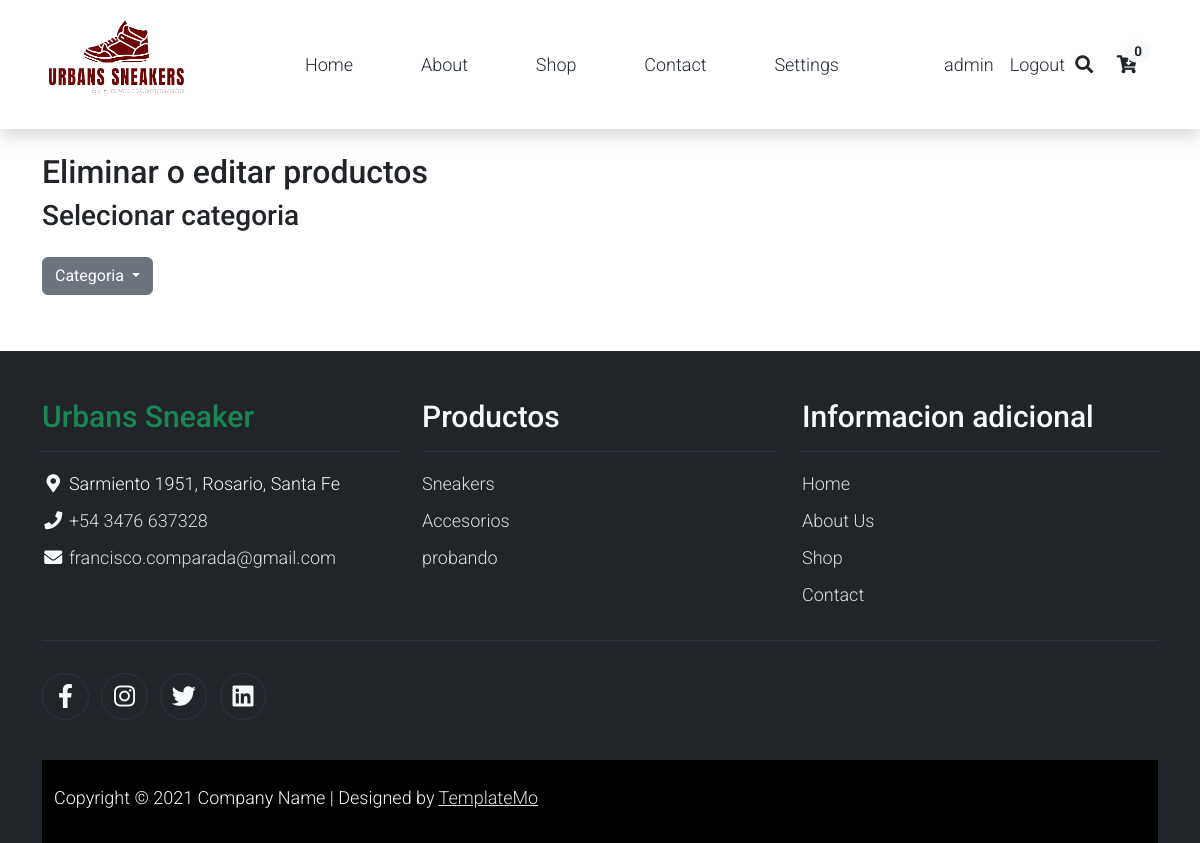
The app's page /Productos/select_category/ (signed in) with its own data.
### Productos/models.py (models this page shows, shortened)
class Category(models.Model):
    category=models.CharField(max_length=75)

### Productos/views.py (the view)
# urls.py: path('select_category/', select_category, name='select_category'),
@login_required
def select_category(request):
    if request.user.is_superuser:
        return render (request, 'Productos/select_category.html')

### Cart/context_processors.py (called while the page is built)
def total_cart_amount(request):
    total=0
    if request.user.is_authenticated:
        if 'cart' in request.session:
            for key,value in request.session['cart'].items():
                total = total +(float(value['price']))
    return{'total_cart_amount':total}

def total_product(request):
    total=0
    if request.user.is_authenticated:
        if 'cart' in request.session:
            for key,value in request.session['cart'].items():
                total = total +(int(value['cant']))
    return{'total_product':total}

### Productos/context_processors.py (called while the page is built)
def id_category(request):
    id_category=Category.objects.all()
    return{
        'id_category':id_category,
    }

def id_sub_category(request):
    id_sub_category=Sub_Category.objects.all()
    return{
        'id_sub_category':id_sub_category,
    }

def id_product(request):
    id_product=Product.objects.all()
    return{
        'id_product':id_product,
    }

### templates/Productos/select_category.html (shortened to what this page needs)
<!DOCTYPE html>
<html lang="en">
    {% extends 'General/index.html' %}
    {% block base %}
    {% load static %}
    <div class="container py-4">
        <div class="row"> <ul class="list-unstyled templatemo-accordion">
            <li class="pb-3">
                <h2>Eliminar o editar productos </h2>
                <h3>Selecionar categoria</h3>
                <li> <div class="dropdown">
                    <button class="btn btn-secondary dropdown-toggle" type="button" id="dropdownMenuButton1" data-bs-toggle="dropdown" aria-expanded="false">
                      Categoria
                    </button>
                  </div> </li>
            </li>
        </div>
    </div>
{% endblock %}

### templates/General/index.html (shortened to what this page needs)
{% load bootstrap5 %}
{% load static %}
<!DOCTYPE html>
<html lang="en">
<head>
    <link rel="stylesheet" href='{% static "css/bootstrap.min.css" %}'>
    <link rel="stylesheet" href='{% static "css/templatemo.css" %}'>
    <link rel="stylesheet" href='{% static "css/custom.css" %}'>
    <link rel="stylesheet" href='{% static "css/fontawesome.min.css" %}'>
    <link href="https://cdn.jsdelivr.net/npm/bootstrap@5.2.0/dist/css/bootstrap.min.css" rel="stylesheet">
</head>
<body>
    <nav class="navbar navbar-expand-lg navbar-light shadow">
        <div class="container d-flex justify-content-between align-items-center">
            <a class="navbar-brand text-success logo h1 align-self-center" href="/">
                <img src='{% static "img/favicon.ico" %}' alt="logoempresa" width="150" height="95">
            </a>
            <div class="align-self-center collapse navbar-collapse flex-fill  d-lg-flex justify-content-lg-between" id="templatemo_main_nav">
                <div class="flex-fill">
                    <ul class="nav navbar-nav d-flex justify-content-between mx-lg-auto">
                        <li class="nav-item">
                            <a class="nav-link" href="/">Home</a>
                        </li>
                        <li class="nav-item">
                            <a class="nav-link" href="#">About</a>
                        </li>
                        <li class="nav-item">
                            <a class="nav-link" href="/shop/">Shop</a>
                        </li>
                        <li class="nav-item">
                            <a class="nav-link" href="#"> Contact </a>
                        </li>
                        {% if request.user.is_authenticated %}
                        {% if request.user.is_superuser %}
                        <li class="nav-item">
                            <a class="nav-link" href="/setting/">Settings</a>
                        </li>
                        {% endif %}
                        {% endif %}
                    </ul>
                </div>
                <div class="navbar align-self-center d-flex">
                    <ul class="nav navbar-nav d-flex justify-content-between mx-lg-auto">
                        {% if request.user.is_authenticated %}
                            {% if request.user.profile.image.url %}
                                <li class="nav-item">
                                    <a class="nav-link" href="#">
                                        <img width="45" height="45" src= '{{ request.user.profile.image.url }}' alt='imagen de {{ request.user.username }}'>{{ request.user.username }} </a>
                                </li>
                            {% else %}
                                <li class="nav-item">
                                    <a class="nav-link" href="#"> {{ request.user.username }} </a>
                                </li>
                            {% endif %}
                            <li class="nav-item">
                                <a class="nav-link" href="/users/logout/">Logout  </a>
                            </li>
                {% endif %}
                <div class="navbar align-self-center d-flex">
                    <a class="nav-icon d-none d-lg-inline" href="#" data-bs-toggle="modal" data-bs-target="#templatemo_search">
                        <i class="fa fa-fw fa-search text-dark mr-2"></i>
                    </a>
                    {% if request.user.is_authenticated %}
                    <a class="nav-icon position-relative text-decoration-none" href="/Cart/cart/">
                        <i class="fa fa-fw fa-cart-arrow-down text-dark mr-1"></i>
                        <span class="position-absolute top-0 left-100 translate-middle badge rounded-pill bg-light text-dark">{{total_product}}</span>
                    </a>
                    {% endif %}
                </div>
            </div>
        </div>
    </nav>
    {% block base %}{% endblock %}
    <footer class="bg-dark" id="tempaltemo_footer">
        <div class="container">
            <div class="row">
                <div class="col-md-4 pt-5">
                    <h2 class="h2 text-success border-bottom pb-3 border-light logo">Urbans Sneaker</h2>
                    <ul class="list-unstyled text-light footer-link-list">
                        <li>
                            <i class="fas fa-map-marker-alt fa-fw"></i>
                            Sarmiento 1951, Rosario, Santa Fe
                        </li>
                        <li>
                            <i class="fa fa-phone fa-fw"></i>
                            <a class="text-decoration-none" href="tel:010-020-0340">+54 3476 637328</a>
                        </li>
                        <li>
                            <i class="fa fa-envelope fa-fw"></i>
                            <a class="text-decoration-none" href="mailto:info@company.com">francisco.comparada@gmail.com</a>
                        </li>
                    </ul>
                </div>
                <div class="col-md-4 pt-5">
                    <h2 class="h2 text-light border-bottom pb-3 border-light">Productos</h2>
                    <ul class="list-unstyled text-light footer-link-list">
                        {% if id_category %}
                        {% for categoria in id_category %}
                        <li><a class="text-decoration-none" href="/Productos/Shop_Category/{{categoria.id}}">{{categoria.category}}</a></li>
                        {% endfor %}
                        {% endif %}
                    </ul>
                </div>
                <div class="col-md-4 pt-5">
                    <h2 class="h2 text-light border-bottom pb-3 border-light">Informacion adicional</h2>
                    <ul class="list-unstyled text-light footer-link-list">
                        <li><a class="text-decoration-none" href="/">Home</a></li>
                        <li><a class="text-decoration-none" href="#">About Us</a></li>
                        <li><a class="text-decoration-none" href="/shop/">Shop </a></li>
                        <li><a class="text-decoration-none" href="#">Contact</a></li>
                    </ul>
                </div>
            </div>
            <div class="row text-light mb-4">
                <div class="col-12 mb-3">
                    <div class="w-100 my-3 border-top border-light"></div>
                </div>
                <div class="col-auto me-auto">
                    <ul class="list-inline text-left footer-icons">
                        <li class="list-inline-item border border-light rounded-circle text-center">
                            <a class="text-light text-decoration-none" target="_blank" href="http://facebook.com/"><i class="fab fa-facebook-f fa-lg fa-fw"></i></a>
                        </li>
                        <li class="list-inline-item border border-light rounded-circle text-center">
                            <a class="text-light text-decoration-none" target="_blank" href="https://www.instagram.com/"><i class="fab fa-instagram fa-lg fa-fw"></i></a>
                        </li>
                        <li class="list-inline-item border border-light rounded-circle text-center">
                            <a class="text-light text-decoration-none" target="_blank" href="https://twitter.com/"><i class="fab fa-twitter fa-lg fa-fw"></i></a>
                        </li>
                        <li class="list-inline-item border border-light rounded-circle text-center">
                            <a class="text-light text-decoration-none" target="_blank" href="https://www.linkedin.com/"><i class="fab fa-linkedin fa-lg fa-fw"></i></a>
                        </li>
                    </ul>
            </div>
        </div>
        <div class="w-100 bg-black py-3">
            <div class="container">
                <div class="row pt-2">
                    <div class="col-12">
                        <p class="text-left text-light">
                            Copyright &copy; 2021 Company Name
                            | Designed by <a rel="sponsored" href="https://templatemo.com" target="_blank">TemplateMo</a>
                        </p>
                    </div>
                </div>
            </div>
        </div>
    </footer>
</body>
</html>

### static/css/templatemo.css (style rules this page uses)
body, ul, li, p, a, label, input, div { font-family: 'Roboto', sans-serif; font-size: 18px !important; font-weight: 300 !important; }
.h1 { font-family: 'Roboto', sans-serif; font-size: 48px !important; font-weight: 200 !important; }
.h2 { font-family: 'Roboto', sans-serif; font-size: 30px !important; font-weight: 300; }
.logo { font-weight: 500 !important; }
.text-success { color: #59ab6e !important; }
.text-light { color: #cfd6e1 !important; }
.bg-dark { background-color: #212934 !important; }
.bg-light { background-color: #e9eef5 !important; }
.bg-black { background-color: #1d242d !important; }
#templatemo_main_nav a { color: #212934; }
#templatemo_main_nav .navbar .nav-icon { margin-right: 20px; }
#tempaltemo_footer a { color: #dcdde1; }
#tempaltemo_footer ul.footer-link-list li { padding-top: 10px; }
#tempaltemo_footer ul.footer-icons li { width: 2.6em; height: 2.6em; line-height: 2.6em; }
#tempaltemo_footer .border-light { border-color: #2d343f !important; }
@media (min-width: 768px) { #templatemo_main_nav .navbar-nav { max-width: 450px; } }
@media (min-width: 992px) { #templatemo_main_nav .navbar-nav { max-width: 550px; } }

### records on screen
Category: category "Sneakers"
Category: category "Accesorios"
Category: category "probando"

### other values on screen
{{ request.user.username }} "admin"
{{ total_product }} "0"
